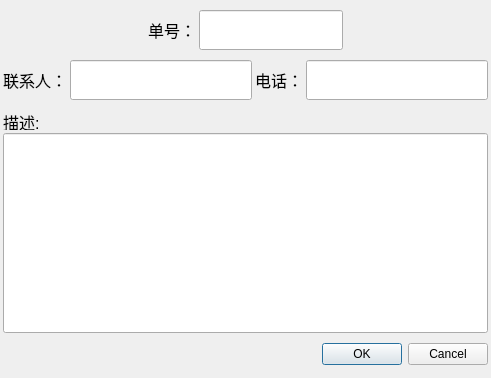
<?xml version="1.0" encoding="UTF-8"?>
<ui version="4.0">
 <class>FormDlg</class>
 <widget class="QDialog" name="FormDlg">
  <property name="geometry">
   <rect>
    <x>0</x>
    <y>0</y>
    <width>491</width>
    <height>378</height>
   </rect>
  </property>
  <property name="windowTitle">
   <string>Dialog</string>
  </property>
  <layout class="QVBoxLayout" name="verticalLayout_2" stretch="1,1,5,0">
   <property name="spacing">
    <number>3</number>
   </property>
   <property name="margin">
    <number>3</number>
   </property>
   <item>
    <layout class="QHBoxLayout" name="horizontalLayout">
     <item>
      <spacer name="horizontalSpacer">
       <property name="orientation">
        <enum>Qt::Horizontal</enum>
       </property>
       <property name="sizeHint" stdset="0">
        <size>
         <width>40</width>
         <height>20</height>
        </size>
       </property>
      </spacer>
     </item>
     <item>
      <widget class="QLabel" name="label">
       <property name="styleSheet">
        <string notr="true"/>
       </property>
       <property name="text">
        <string>&lt;html&gt;&lt;head/&gt;&lt;body&gt;&lt;p align=&quot;center&quot;&gt;&lt;span style=&quot; font-size:12pt;&quot;&gt;单号：&lt;/span&gt;&lt;/p&gt;&lt;/body&gt;&lt;/html&gt;</string>
       </property>
      </widget>
     </item>
     <item>
      <widget class="QLineEdit" name="leId">
       <property name="minimumSize">
        <size>
         <width>0</width>
         <height>40</height>
        </size>
       </property>
       <property name="maximumSize">
        <size>
         <width>16777215</width>
         <height>16777215</height>
        </size>
       </property>
       <property name="styleSheet">
        <string notr="true">font: 12pt &quot;新宋体&quot;;</string>
       </property>
       <property name="text">
        <string/>
       </property>
      </widget>
     </item>
     <item>
      <spacer name="horizontalSpacer_2">
       <property name="orientation">
        <enum>Qt::Horizontal</enum>
       </property>
       <property name="sizeHint" stdset="0">
        <size>
         <width>40</width>
         <height>20</height>
        </size>
       </property>
      </spacer>
     </item>
    </layout>
   </item>
   <item>
    <layout class="QHBoxLayout" name="horizontalLayout_2">
     <item>
      <widget class="QLabel" name="label_3">
       <property name="text">
        <string>&lt;html&gt;&lt;head/&gt;&lt;body&gt;&lt;p align=&quot;center&quot;&gt;&lt;span style=&quot; font-size:12pt;&quot;&gt;联系人：&lt;/span&gt;&lt;/p&gt;&lt;/body&gt;&lt;/html&gt;</string>
       </property>
      </widget>
     </item>
     <item>
      <widget class="QLineEdit" name="leName">
       <property name="minimumSize">
        <size>
         <width>0</width>
         <height>40</height>
        </size>
       </property>
       <property name="maximumSize">
        <size>
         <width>16777215</width>
         <height>16777215</height>
        </size>
       </property>
       <property name="text">
        <string/>
       </property>
      </widget>
     </item>
     <item>
      <widget class="QLabel" name="label_4">
       <property name="text">
        <string>&lt;html&gt;&lt;head/&gt;&lt;body&gt;&lt;p align=&quot;center&quot;&gt;&lt;span style=&quot; font-size:12pt;&quot;&gt;电话：&lt;/span&gt;&lt;/p&gt;&lt;/body&gt;&lt;/html&gt;</string>
       </property>
      </widget>
     </item>
     <item>
      <widget class="QLineEdit" name="lePhone">
       <property name="minimumSize">
        <size>
         <width>0</width>
         <height>40</height>
        </size>
       </property>
       <property name="maximumSize">
        <size>
         <width>16777215</width>
         <height>16777215</height>
        </size>
       </property>
       <property name="styleSheet">
        <string notr="true">font: 12pt &quot;新宋体&quot;;</string>
       </property>
      </widget>
     </item>
    </layout>
   </item>
   <item>
    <layout class="QVBoxLayout" name="verticalLayout" stretch="1,4">
     <item>
      <widget class="QLabel" name="label_2">
       <property name="maximumSize">
        <size>
         <width>16777215</width>
         <height>20</height>
        </size>
       </property>
       <property name="text">
        <string>&lt;html&gt;&lt;head/&gt;&lt;body&gt;&lt;p&gt;&lt;span style=&quot; font-size:12pt;&quot;&gt;描述:&lt;/span&gt;&lt;/p&gt;&lt;/body&gt;&lt;/html&gt;</string>
       </property>
      </widget>
     </item>
     <item>
      <widget class="QLineEdit" name="lineEdit">
       <property name="minimumSize">
        <size>
         <width>0</width>
         <height>200</height>
        </size>
       </property>
      </widget>
     </item>
    </layout>
   </item>
   <item>
    <widget class="QDialogButtonBox" name="buttonBox">
     <property name="orientation">
      <enum>Qt::Horizontal</enum>
     </property>
     <property name="standardButtons">
      <set>QDialogButtonBox::Cancel|QDialogButtonBox::Ok</set>
     </property>
     <property name="centerButtons">
      <bool>false</bool>
     </property>
    </widget>
   </item>
  </layout>
 </widget>
 <resources/>
 <connections>
  <connection>
   <sender>buttonBox</sender>
   <signal>accepted()</signal>
   <receiver>FormDlg</receiver>
   <slot>accept()</slot>
   <hints>
    <hint type="sourcelabel">
     <x>248</x>
     <y>254</y>
    </hint>
    <hint type="destinationlabel">
     <x>157</x>
     <y>274</y>
    </hint>
   </hints>
  </connection>
  <connection>
   <sender>buttonBox</sender>
   <signal>rejected()</signal>
   <receiver>FormDlg</receiver>
   <slot>reject()</slot>
   <hints>
    <hint type="sourcelabel">
     <x>316</x>
     <y>260</y>
    </hint>
    <hint type="destinationlabel">
     <x>286</x>
     <y>274</y>
    </hint>
   </hints>
  </connection>
 </connections>
</ui>
